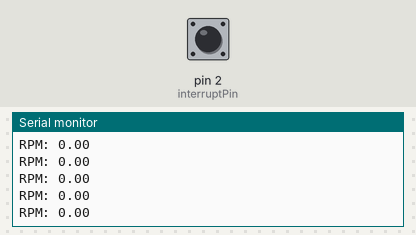
Bench run of a sketch on a simulated Arduino Uno, built with avr-gcc and run on an emulated ATmega328P. Shown: the last lines printed to the serial monitor. Inputs (shaded band) come from the test bench; at power-on: pin 2 (interruptPin) LOW.

Above: at 3.2 s.
3.3 s: pin 2 (interruptPin) pulled HIGH for 0.15 s
At 3.33 s:
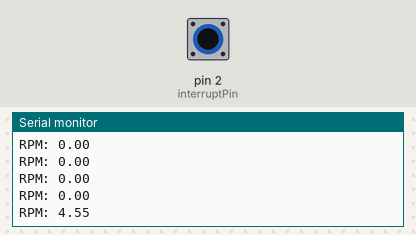
4.9 s: pin 2 (interruptPin) pulled HIGH for 1 s
At 4.94 s:
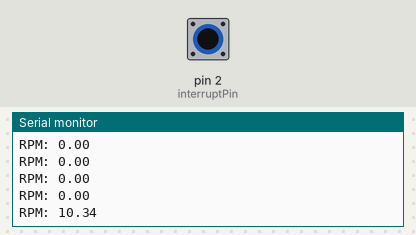
7.4 s: pin 2 (interruptPin) pulled HIGH for 0.15 s
At 7.46 s:
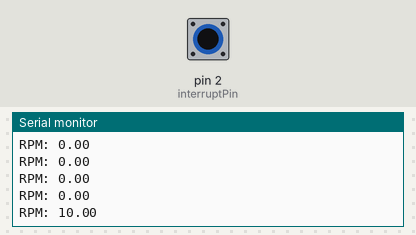
Timing chart, 0 to 10.4 s (numbered marks = the images above; inputs shaded):
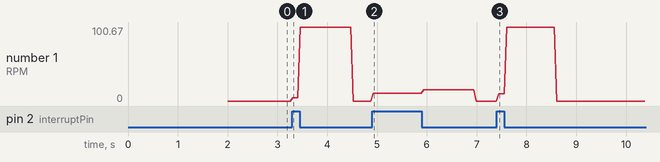

The sketch:

RPM.ino
```cpp
// file to test RPMclass
#include "RPMclass.h"

const int interruptPin = 2;  // Pin 2 is used for the interrupt
RPMclass RPMcounter(interruptPin);

void setup() {
    Serial.begin(9600);
    RPMcounter.setup();  // Initialize the RPM counter
}

void loop() {
    // if (RPMcounter.getInterruptFlag()) {

    // }
    Serial.print("RPM: ");
    Serial.println(RPMcounter.getRPM());

    RPMcounter.checkResetRPM();
    delay(50);
}
```

RPMclass.cpp
```cpp
/// @file    RPMclass.cpp
/// @brief   Implementation of the RPM class

#include "RPMclass.h"
#include <Arduino.h>

// Initialize static member
RPMclass* RPMclass::instance = nullptr;
volatile bool RPMclass::interruptFlag = false;  // Initialize the interrupt flag

RPMclass::RPMclass(int interruptPin)
    : interruptPin(interruptPin), previousInterrupt(0), RPM(0) {
    instance = this;  // Assign current instance to static member
}

void RPMclass::setup() {
    delay(2000); // whatever is safe or something
    attachInterrupt(digitalPinToInterrupt(interruptPin), RPMclass::countRPM, CHANGE);  // Attach the interrupt
}

void RPMclass::checkResetRPM(){
    long currentTime = millis();
    if(currentTime - previousInterrupt > 1000){  // Corrected typo
        RPM = 0;
    }
}

void RPMclass::countRPM() {
    if (instance != nullptr) {
        long interruptTime = millis();
        if (interruptTime - instance->previousInterrupt < 50) {
            // Ignore interrupts that occur within 50ms to debounce
            return;
        }
        // 60000 is one minute, there are two triggers on one rotation so divide by two makes 30000
        float measuredRPM = 15000.0 / (interruptTime - instance->previousInterrupt);

        instance->RPM = measuredRPM; // change this to add filters and such
        instance->previousInterrupt = interruptTime;
        interruptFlag = true;  // Set the interrupt flag
    }
}

float RPMclass::getRPM() {  // Change return type to float
    return RPM;
}

bool RPMclass::getInterruptFlag() {
    bool flag = interruptFlag;
    interruptFlag = false;  // Reset the flag after reading
    return flag;
}
```

RPMclass.h
```cpp
/// @file    RPMclass.h
/// @brief   Class to measure RPM

#ifndef RPMCLASS_H
#define RPMCLASS_H

class RPMclass {
public:
    RPMclass(int interruptPin);
    void setup();
    void checkResetRPM();
    static void countRPM();  // Make this method static
    float getRPM();  // Return type should be float
    bool getInterruptFlag();  // Method to get the interrupt flag

private:
    int interruptPin;
    static RPMclass* instance;  // Static pointer to the instance
    int previousInterrupt;  // Corrected typo
    float RPM;
    static volatile bool interruptFlag;  // Static volatile interrupt flag
};

#endif // RPMCLASS_H
```

Measured:
- after the input at 3.3 s, the serial monitor: prints a new line at once (image 1)
- after the input at 4.9 s, the serial monitor: prints a new line at once (image 2)
- after the input at 7.4 s, the serial monitor: prints a new line after 0.05 s (image 3)
